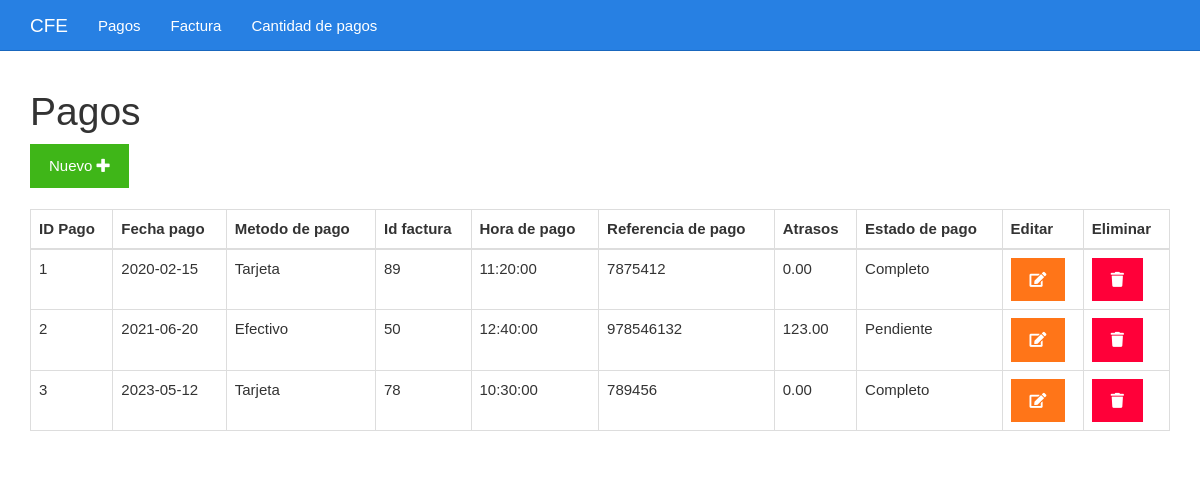
The app's page /listar.php with its own data.
### tables this page shows
CREATE TABLE `tbl_pagos` (
  `id` int(50) UNSIGNED NOT NULL,
  `fechapago` date NOT NULL,
  `metodopago` varchar(50) NOT NULL,
  `idfactura` int(50) NOT NULL,
  `horapago` time NOT NULL,
  `referpago` int(100) NOT NULL,
  `atrasos` decimal(7,2) NOT NULL,
  `estadopago` varchar(50) NOT NULL
);

### listar.php (the view)
<?php include_once "encabezado.php" ?>
<?php
include_once "base_de_datos.php";
$sentencia = $base_de_datos->query("SELECT * FROM tbl_pagos;");
$pagos = $sentencia->fetchAll(PDO::FETCH_OBJ);
?>
	<div class="col-xs-12">
		<h1>Pagos</h1>
		<div>
			<a class="btn btn-success" href="./formulario.php">Nuevo <i class="fa fa-plus"></i></a>
		</div>
		<br>
		<table class="table table-bordered">
			<thead>
				<tr>
					<th>ID Pago</th>
					<th>Fecha pago</th>
					<th>Metodo de pago</th>
					<th>Id factura</th>
					<th>Hora de pago</th>
					<th>Referencia de pago</th>
					<th>Atrasos</th>
					<th>Estado de pago</th>
					<th>Editar</th>
					<th>Eliminar</th>
				</tr>
			</thead>
			<tbody>
				<?php foreach($pagos as $pago){ ?>
				<tr>
					<td><?php echo $pago->id ?></td>
					<td><?php echo $pago->fechapago ?></td>
					<td><?php echo $pago->metodopago ?></td>
					<td><?php echo $pago->idfactura ?></td>
					<td><?php echo $pago->horapago ?></td>
					<td><?php echo $pago->referpago ?></td>
					<td><?php echo $pago->atrasos ?></td>
					<td><?php echo $pago->estadopago ?></td>
					<td><a class="btn btn-warning" href="<?php echo "editar.php?id=" . $pago->id?>"><i class="fa fa-edit"></i></a></td>
					<td><a class="btn btn-danger" href="<?php echo "eliminar.php?id=" . $pago->id?>"><i class="fa fa-trash"></i></a></td>
				</tr>
				<?php } ?>
			</tbody>
		</table>
	</div>
<?php include_once "pie.php" ?>

### encabezado.php (shortened to what this page needs)
<!DOCTYPE html>
<html lang="es">
<head>
	<link rel="stylesheet" href="./css/fontawesome-all.min.css">
	<link rel="stylesheet" href="./css/2.css">
	<link rel="stylesheet" href="./css/estilo.css">
</head>
<body>
	<nav class="navbar navbar-inverse navbar-fixed-top">
		<div class="container">
			<div class="navbar-header">
				<a class="navbar-brand" href="#">CFE</a>
			</div>
			<div id="navbar" class="collapse navbar-collapse">
				<ul class="nav navbar-nav">
					<li><a href="./listar.php">Pagos</a></li>
					<li><a href="./vender.php">Factura</a></li>
					<li><a href="./ventas.php">Cantidad de pagos</a></li>
				</ul>
			</div>
		</div>
	</nav>
	<div class="container">
		<div class="row">

### pie.php
		</div>
	</div>
</body>
</html>

### css/estilo.css (style rules this page uses)
body { padding-top: 70px; }

### records on screen
tbl_pagos: id "1", fechapago "2020-02-15", metodopago "Tarjeta", idfactura "89", horapago "11:20:00", referpago "7875412", atrasos "0.00", estadopago "Completo"
tbl_pagos: id "2", fechapago "2021-06-20", metodopago "Efectivo", idfactura "50", horapago "12:40:00", referpago "978546132", atrasos "123.00", estadopago "Pendiente"
tbl_pagos: id "3", fechapago "2023-05-12", metodopago "Tarjeta", idfactura "78", horapago "10:30:00", referpago "789456", atrasos "0.00", estadopago "Completo"
